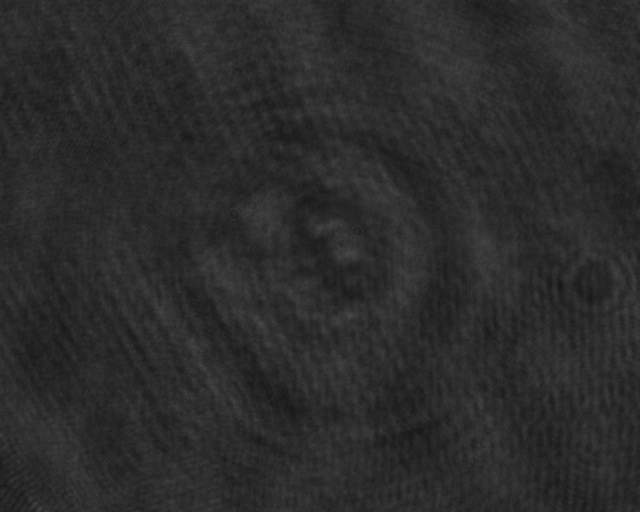
#> input picture 2025-06-24_18_13_31_750.bmp, 1280 x 1024 px, found by its file name (shown at 1/2 size)
$ python expAutoFocusWithFilteringSample_logo.py
#> lines starting #> are read from the running program, lines starting #| are printed output that depends on the picture
### compensatePhase.py
import numpy as np
from scipy.optimize import minimize
import matplotlib.pyplot as plt

# 定义 autoCompensation 函数
def auto_compensation(Pha):
    global M, N
    M, N = Pha.shape

    global WPHI, X, Y, Z1, Z2, Z3, Z4, Z5, Z6, Z7, Z8, Z9
    global dWPHI_dX, dWPHI_dY
    global dZ1_dX, dZ2_dX, dZ3_dX, dZ4_dX, dZ5_dX, dZ6_dX, dZ7_dX, dZ8_dX, dZ9_dX
    global dZ1_dY, dZ2_dY, dZ3_dY, dZ4_dY, dZ5_dY, dZ6_dY, dZ7_dY, dZ8_dY, dZ9_dY

    # 生成 x, y 网格坐标
    x = np.linspace(-N/2 + 1, N/2, N) / (N / 2)
    y = np.linspace(-M/2 + 1, M/2, M) / (M / 2)
    X, Y = np.meshgrid(x, y)

    # 计算 Z1 到 Z9
    Z1 = 2 * X
    Z2 = 2 * Y
    Z3 = np.sqrt(3) * (-1 + 2 * (X**2 + Y**2))

    Z4 = np.sqrt(6) * 2 * X * Y
    Z5 = np.sqrt(6) * (X**2 - Y**2)

    Z6 = np.sqrt(8) * (-2 * Y + 3 * Y * (X**2 + Y**2))
    Z7 = np.sqrt(8) * (-2 * X + 3 * X * (X**2 + Y**2))
    Z8 = np.sqrt(8) * Y * (3 * X**2 - Y**2)
    Z9 = np.sqrt(8) * X * (-3 * Y**2 + X**2)
    WPHI = Pha

    dWPHI_dX = np.gradient(WPHI, axis=1)
    dWPHI_dY = np.gradient(WPHI, axis=0)
    # 沿 X 方向的导数
    dZ1_dX = np.gradient(Z1, axis=1)
    dZ2_dX = np.gradient(Z2, axis=1)
    dZ3_dX = np.gradient(Z3, axis=1)
    dZ4_dX = np.gradient(Z4, axis=1)
    dZ5_dX = np.gradient(Z5, axis=1)
    dZ6_dX = np.gradient(Z6, axis=1)
    dZ7_dX = np.gradient(Z7, axis=1)
    dZ8_dX = np.gradient(Z8, axis=1)
    dZ9_dX = np.gradient(Z9, axis=1)

    # 沿 Y 方向的导数
    dZ1_dY = np.gradient(Z1, axis=0)
    dZ2_dY = np.gradient(Z2, axis=0)
    dZ3_dY = np.gradient(Z3, axis=0)
    dZ4_dY = np.gradient(Z4, axis=0)
    dZ5_dY = np.gradient(Z5, axis=0)
    dZ6_dY = np.gradient(Z6, axis=0)
    dZ7_dY = np.gradient(Z7, axis=0)
    dZ8_dY = np.gradient(Z8, axis=0)
    dZ9_dY = np.gradient(Z9, axis=0)

    sample_rate = 5
    dWPHI_dX = dWPHI_dX[::sample_rate, ::sample_rate]
    dWPHI_dY = dWPHI_dY[::sample_rate, ::sample_rate]
    dZ1_dX = dZ1_dX[::sample_rate, ::sample_rate]
    dZ2_dX = dZ2_dX[::sample_rate, ::sample_rate]
    dZ3_dX = dZ3_dX[::sample_rate, ::sample_rate]
    dZ4_dX = dZ4_dX[::sample_rate, ::sample_rate]
    dZ5_dX = dZ5_dX[::sample_rate, ::sample_rate]
    dZ6_dX = dZ6_dX[::sample_rate, ::sample_rate]
    dZ7_dX = dZ7_dX[::sample_rate, ::sample_rate]
    dZ8_dX = dZ8_dX[::sample_rate, ::sample_rate]
    dZ9_dX = dZ9_dX[::sample_rate, ::sample_rate]

    dZ1_dY = dZ1_dY[::sample_rate, ::sample_rate]
    dZ2_dY = dZ2_dY[::sample_rate, ::sample_rate]
    dZ3_dY = dZ3_dY[::sample_rate, ::sample_rate]
    dZ4_dY = dZ4_dY[::sample_rate, ::sample_rate]
    dZ5_dY = dZ5_dY[::sample_rate, ::sample_rate]
    dZ6_dY = dZ6_dY[::sample_rate, ::sample_rate]
    dZ7_dY = dZ7_dY[::sample_rate, ::sample_rate]
    dZ8_dY = dZ8_dY[::sample_rate, ::sample_rate]
    dZ9_dY = dZ9_dY[::sample_rate, ::sample_rate]


    # 定义初始参数
    a0 = np.zeros(9)

    # 使用 fminunc 函数进行优化
    result = minimize(VARSampling, a0)
    a = result.x

    # 计算补偿后的相位
    Phi = WPHI + a[0] * Z1 + a[1] * Z2 + a[2] * Z3 + a[3] * Z4 + a[4] * Z5 + a[5] * Z6 + a[6] * Z7 + a[7] * Z8 + a[8] * Z9
    PhiR = np.mod(Phi + np.pi, 2 * np.pi) - np.pi  # wrapToPi equivalent
    return PhiR

# 定义 VARSampling 函数
def VARSampling(a):
    global dWPHI_dX, dWPHI_dY
    global dZ1_dX, dZ2_dX, dZ3_dX, dZ4_dX, dZ5_dX, dZ6_dX, dZ7_dX, dZ8_dX, dZ9_dX
    global dZ1_dY, dZ2_dY, dZ3_dY, dZ4_dY, dZ5_dY, dZ6_dY, dZ7_dY, dZ8_dY, dZ9_dY

    Dx = dWPHI_dX + a[0] * dZ1_dX + a[1] * dZ2_dX + a[2] * dZ3_dX + a[3] * dZ4_dX + a[4] * dZ5_dX + a[5] * dZ6_dX + a[6] * dZ7_dX + a[7] * dZ8_dX + a[8] * dZ9_dX
    Dy = dWPHI_dY + a[0] * dZ1_dY + a[1] * dZ2_dY + a[2] * dZ3_dY + a[3] * dZ4_dY + a[4] * dZ5_dY + a[5] * dZ6_dY + a[6] * dZ7_dY + a[7] * dZ8_dY + a[8] * dZ9_dY

    Dx = np.mod(Dx + np.pi, 2 * np.pi) - np.pi  # wrapToPi equivalent
    Dy = np.mod(Dy + np.pi, 2 * np.pi) - np.pi  # wrapToPi equivalent

    var = np.sum(np.sqrt(Dx**2 + Dy**2))

    return var

### simAutoFocusWithHighPassFiltering5.py
"""
High Pass Filtering for the uniform criteria of autofocus
Written by Dong, Zhao
Oct 21, 2024 A.D.
-------------------------------------
Information Optics Lab
Hebei University of Engineering, Handan, Hebei Province 056038, P. R. China
handandong@163.com
"""

import numpy as np
import cv2
import matplotlib.pyplot as plt
import time
from scipy.optimize import minimize, minimize_scalar, dual_annealing
from subRoutine4Holo import least_squares

# 1. 读取图片并灰度化，赋予振幅（0-1）和相位（0-4pi）,同时图片边缘部分补齐0
# [51 lines left out: functions get_complex_amplitude, angular_spectrum_diffraction, anglular_spectrumm_diffraction_filter, not called in this run]

# 3. 角谱滤波，输出滤波后的Fourier谱，然后根据z值输出相应的滤波后的光场
def spectra_filtered(input_field,pixel_size,wavelength):
    """
    :param input_field:
    :param pixel_size:
    :param sigma: 滤波系数
    :param c: 压缩系数
    :return:
    """
    M, N = input_field.shape

    fx = np.fft.fftshift(np.fft.fftfreq(N, d=pixel_size))
    fy = np.fft.fftshift(np.fft.fftfreq(M, d=pixel_size))
    FX, FY = np.meshgrid(fx, fy)
    sigma = 0.000001
    Mask = 1 - np.exp(-(wavelength**2)*(FX ** 2 + FY ** 2) / 2 / (sigma))
    # Mask = 1
    U1 = np.fft.fftshift(np.fft.fft2(input_field))
    U2 = U1 * Mask
    return U2, FX, FY

# 4. 聚焦判据
def MD(Uc, region=None):
    if region:
        x_min, y_min, x_max,  y_max = region
        Uc = Uc[y_min:y_max, x_min:x_max]
    # 计算复数模的平方并求和
    Md = np.sum(np.abs(Uc))
    return Md


# 5.反向 Fresnel 衍射的函数，计算在某个 z 值下的滤波后的聚焦判据值
def Md_reverse_fresnel_diffraction(z, input_spectra,FX, FY, wavelength, region=None):
    # 计算衍射场 U(z)
    H = np.exp(1j * 2* np.pi * z * np.sqrt(1 - (wavelength ** 2) * (FX ** 2 + FY ** 2))/wavelength)
    diffraction_field = np.fft.ifft2(np.fft.ifftshift(input_spectra * H))
    # 使用聚焦判据函数 MD 来计算聚焦质量
    Md_value = MD(diffraction_field, region)
    return Md_value


# 6. 拟牛顿法优化 z
# [51 lines left out: functions optimize_focus, find_optimal_z, not called in this run]


# 7. z 值扫描
def scan_focus(input_spectra,FX, FY,wavelength, z_min, z_max, z_step,region=None):
    z_values = np.arange(z_min, z_max + z_step, z_step)  # z 的取值范围
    Md_values = []
    for z in z_values:
        Md_value = Md_reverse_fresnel_diffraction(z, input_spectra,FX, FY, wavelength, region)
        Md_values.append(Md_value)
    return z_values, Md_values


# 8 压缩图像
# [53 lines left out: function compress_complex_amplitude, not called in this run]

# 主程序
# [120 lines that do not run on import are left out]

### expAutoFocusWithFilteringSample_logo.py
"""
The codes for the sample used in the paper
Jan 17 2025 A.D.
Dong, Zhao
Hebei University of Engineering
"""
import cv2
import numpy as np
import matplotlib

# from expAutoFocuswithFilteringPanelPhase import region_compressed

matplotlib.use('TkAgg')
import matplotlib.pyplot as plt
import subRoutine4Holo as srh
import simAutoFocusWithHighPassFiltering5 as aff
import time
import compensatePhase


image_path = 'F:/studying/Data/250624/2025-06-24_18_13_31_750.bmp'# Phase


IU = cv2.imread(image_path, cv2.IMREAD_GRAYSCALE)
#> IU is the input picture: shape (1024, 1280); min 18, max 89, mean 43.5
IU = cv2.flip(IU,1)
IU = IU.astype(np.float64)  # 转换为浮点型
plt.figure()
plt.imshow(IU, cmap='gray')
plt.title('IU')
plt.axis('off')
plt.show(block=True)


start_X = 140
# [4 lines of commented-out code are left out]
IU = IU[:, start_X:start_X+1024]
#> IU: shape (1024, 1024) float64

plt.figure()
plt.imshow(IU, cmap='gray')
plt.title('IU')
plt.axis('off')
plt.show(block=True)

# recover_Img = srh.auto_recover_holo(IU)
#手动选取滤波区域
FI = np.fft.fftshift(np.fft.fft2(IU))
plt.figure()
plt.imshow(np.log(1 + np.abs(FI)), cmap='gray')
plt.title('Fourier Transform')
plt.axis('off')
plt.show()

W, H = np.shape(FI)
#> W = 1024; H = 1024
# Create a blank matrix to store the filtered Fourier image
FISlt = np.zeros((W, H), dtype=complex)

# Frequency coordinates and window size (adjust based on your needs)
# Frequency coordinates and window size (adjust based on your needs)
fxc, fyc = 108, 314
dfx = abs(fxc - 148)
dfy = dfx
# fxc, fyc = 558, 312
# dfx = abs(fxc - 520)
# dfy = abs(fyc - 268)
Wm = W // 2 + 1
#> Wm = 513
Hm = H // 2 + 1
#> Hm = 513


# Apply a filter in the frequency domain (select the region around the center)
FISlt[Hm-dfy:Hm+dfy, Wm-dfx:Wm+dfx] = FI[fyc-dfy:fyc+dfy, fxc-dfx:fxc+dfx]

# Optional: Visualize the filtered Fourier image
plt.figure()
plt.imshow(np.log(1 + np.abs(FISlt)), cmap='gray')
plt.colorbar()
plt.title("Filtered Fourier Transform")
plt.show()

recover_Img = np.fft.ifft2(np.fft.ifftshift(FISlt))
region_xs=1
region_ys=3
region_xe=1
region_ye=3

plt.figure()
plt.imshow(np.abs(recover_Img), cmap='gray')
plt.title('IU')
plt.axis('off')
plt.show(block=True)

angleUc = compensatePhase.auto_compensation(np.angle(recover_Img))
#> in auto_compensation, `dWPHI_dX = np.gradient(WPHI, axis=1)`:
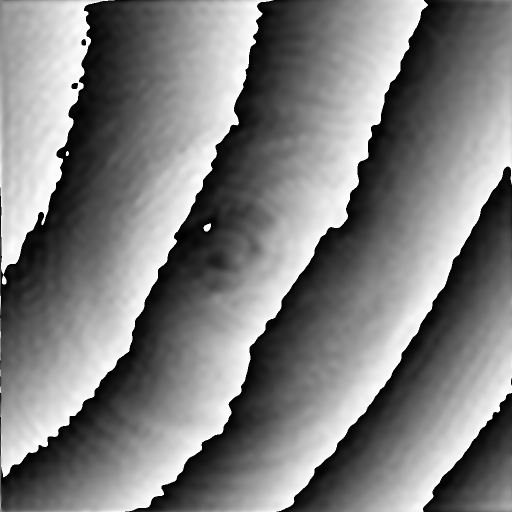
#> WPHI: shape (1024, 1024) float64 (shown at 1/2 size); min -3.14, max 3.14, mean -0.00646; drawn with min black and max white
#> in auto_compensation, `dZ1_dX = np.gradient(Z1, axis=1)`:
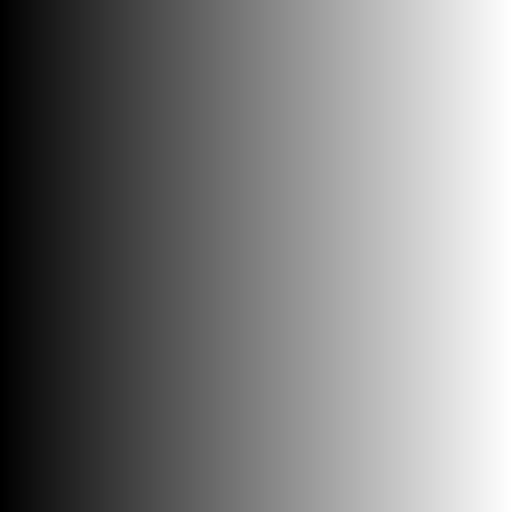
#> Z1: shape (1024, 1024) float64 (shown at 1/2 size); min -2, max 2, mean 0.00195; drawn with min black and max white
#> in auto_compensation, `dZ2_dX = np.gradient(Z2, axis=1)`:
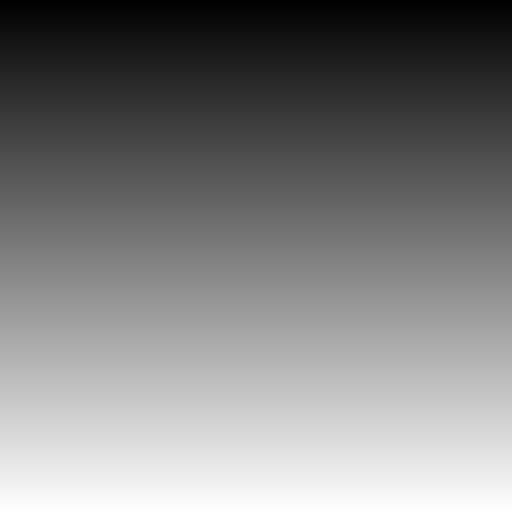
#> Z2: shape (1024, 1024) float64 (shown at 1/2 size); min -2, max 2, mean 0.00195; drawn with min black and max white
#> in auto_compensation, `dZ3_dX = np.gradient(Z3, axis=1)`:
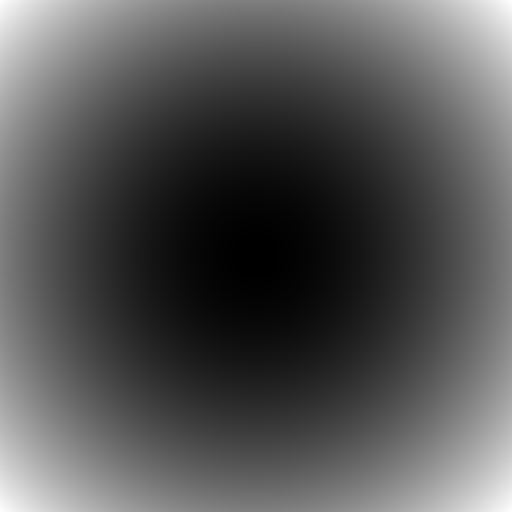
#> Z3: shape (1024, 1024) float64 (shown at 1/2 size); min -1.73, max 5.2, mean 0.577; drawn with min black and max white
#> in auto_compensation, `dZ5_dX = np.gradient(Z5, axis=1)`:
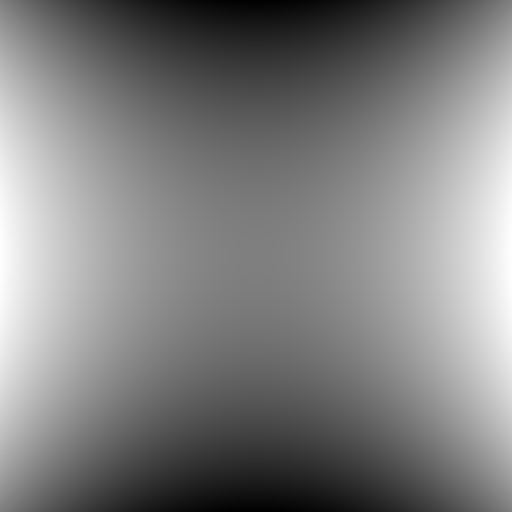
#> Z5: shape (1024, 1024) float64 (shown at 1/2 size); min -2.45, max 2.45, mean 5.2e-18; drawn with min black and max white
#> in auto_compensation, `dZ8_dX = np.gradient(Z8, axis=1)`:
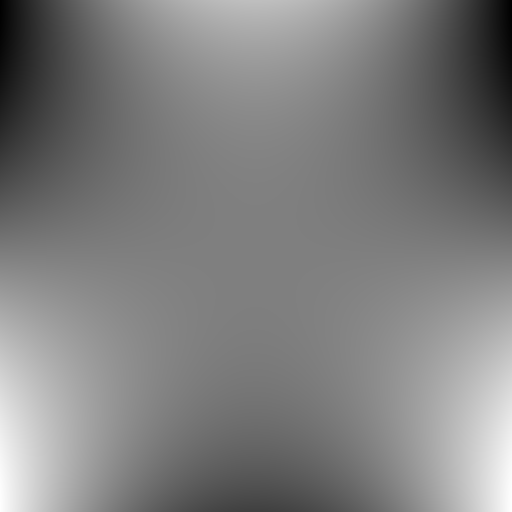
#> Z8: shape (1024, 1024) float64 (shown at 1/2 size); min -5.66, max 5.66, mean 5.27e-09; drawn with min black and max white
#> in auto_compensation, `dZ9_dX = np.gradient(Z9, axis=1)`:
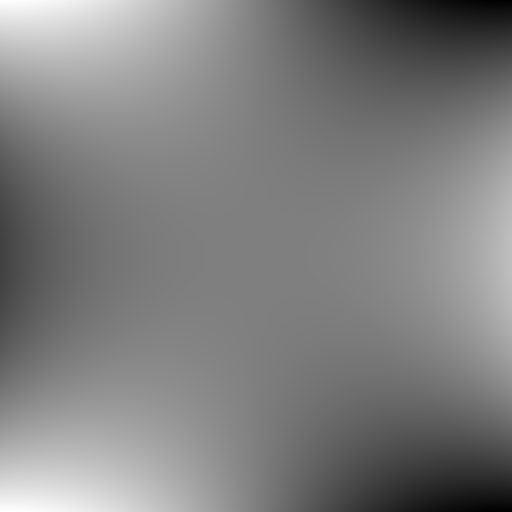
#> Z9: shape (1024, 1024) float64 (shown at 1/2 size); min -5.66, max 5.66, mean -5.27e-09; drawn with min black and max white
Uc = abs(recover_Img)*np.exp(1j * angleUc)

# #### 下一步进行自聚焦处理, 扫描型
wavelength = 532e-9 # 532nm
pixel_size = 4.8e-6  # 假设像素大小为4.8微米

compression_rates = [1.0, 0.5,1/3,1/4, 0.2,0.125, 0.1,1/16]
z_min = -400e-3  # 最小 z 值 200mm
z_max = -200e-3  # 最大 z 值 400mm
z_step = 1e-3  # 每次步长 1mm

# 存储所有结果
all_z_values = []  # 用于存储所有的 z 值
all_Md_values = []  # 用于存储所有的 Md 值
all_Md_normalized = []  # 用于存储归一化后的 Md 值
all_min_Md_normalized = []  # 用于存储每个压缩率下Brent的最小Md归一化结果
all_optimal_z = []  # 用于存储每个压缩率下Brent的最优z值

for rate in compression_rates:
    print(f"开始处理压缩率：{rate}")

    # 压缩数据
    start_time = time.time()
    if rate==1:
        Uc_compressed = Uc
        pixel_size_compressed = pixel_size
        start_time = time.time()
    else:
        Uc_compressed, pixel_size_compressed,region = aff.compress_complex_amplitude(Uc, rate, pixel_size)

    # 频率域滤波
    input_spectra, FX, FY = aff.spectra_filtered(Uc_compressed, pixel_size_compressed, wavelength)

    # 使用 scan_focus 计算 Md-z 数据
#> (the run stopped early here; a loop or call above may not have finished)
